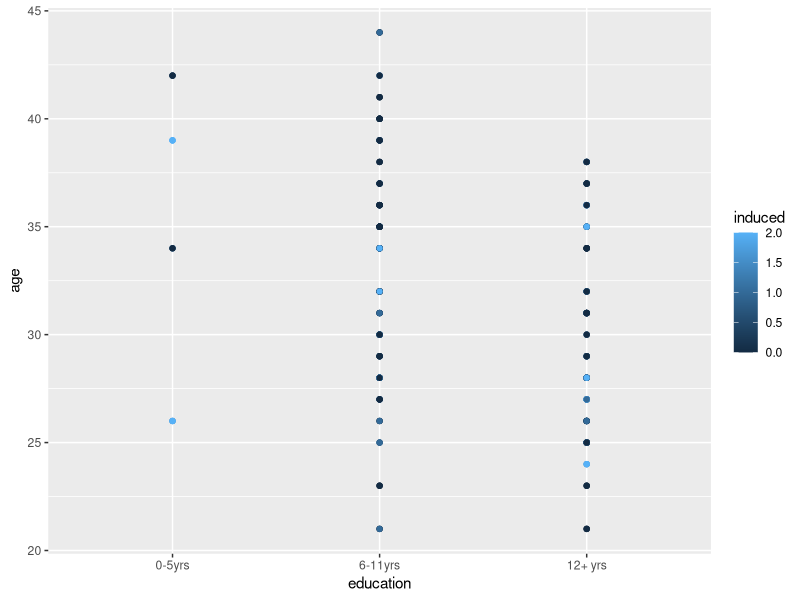
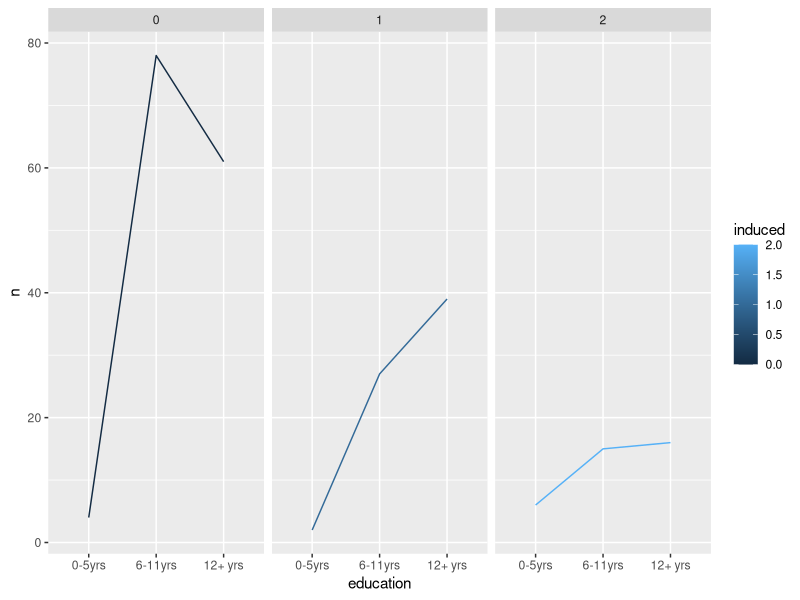

Here is the R script that generated these plots, in order:
## ---- chunk 1
library(ggplot2)
library(dplyr)
attach(infert)
ggplot(infert, aes(x =education, y =age, group =induced, color=induced)) +
  geom_point()
edu_induced <- infert%>% 
  group_by(education,induced)%>% 
  tally() 
 head(edu_induced)
 View(edu_induced)

## ---- chunk 2
library(ggplot2)
library(dplyr)
attach(infert)
edu_induced <- infert%>% 
  group_by(education,induced)%>% 
  tally() 
ggplot(edu_induced, aes(x =education, y=n, group =induced, color=induced)) +
  geom_line() + facet_wrap(~ induced)
